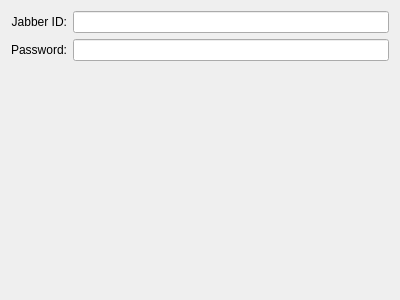
<?xml version="1.0" encoding="UTF-8"?>
<ui version="4.0">
 <class>MandatoryParametersWidget</class>
 <widget class="QWidget" name="MandatoryParametersWidget">
  <property name="geometry">
   <rect>
    <x>0</x>
    <y>0</y>
    <width>400</width>
    <height>300</height>
   </rect>
  </property>
  <property name="windowTitle">
   <string>Form</string>
  </property>
  <layout class="QVBoxLayout" name="verticalLayout_2">
   <item>
    <layout class="QVBoxLayout" name="verticalLayout">
     <item>
      <layout class="QHBoxLayout" name="horizontalLayout">
       <item>
        <widget class="QLabel" name="accountLabel">
         <property name="text">
          <string>Jabber ID:</string>
         </property>
         <property name="alignment">
          <set>Qt::AlignRight|Qt::AlignTrailing|Qt::AlignVCenter</set>
         </property>
        </widget>
       </item>
       <item>
        <widget class="KLineEdit" name="accountLineEdit"/>
       </item>
      </layout>
     </item>
     <item>
      <layout class="QHBoxLayout" name="horizontalLayout_2">
       <item>
        <widget class="QLabel" name="passwordLabel">
         <property name="text">
          <string>Password:</string>
         </property>
         <property name="alignment">
          <set>Qt::AlignRight|Qt::AlignTrailing|Qt::AlignVCenter</set>
         </property>
        </widget>
       </item>
       <item>
        <widget class="KLineEdit" name="passwordLineEdit">
         <property name="echoMode">
          <enum>QLineEdit::Password</enum>
         </property>
         <property name="passwordMode">
          <bool>true</bool>
         </property>
        </widget>
       </item>
      </layout>
     </item>
    </layout>
   </item>
   <item>
    <spacer name="verticalSpacer">
     <property name="orientation">
      <enum>Qt::Vertical</enum>
     </property>
     <property name="sizeHint" stdset="0">
      <size>
       <width>20</width>
       <height>219</height>
      </size>
     </property>
    </spacer>
   </item>
  </layout>
 </widget>
 <customwidgets>
  <customwidget>
   <class>KLineEdit</class>
   <extends>QLineEdit</extends>
   <header>klineedit.h</header>
  </customwidget>
 </customwidgets>
 <resources/>
 <connections/>
</ui>
